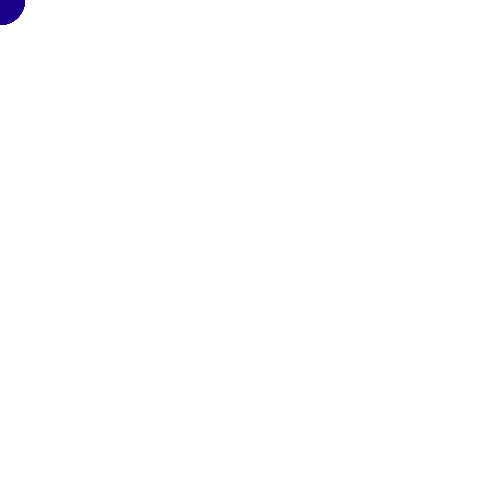
Frame 1 (no input)
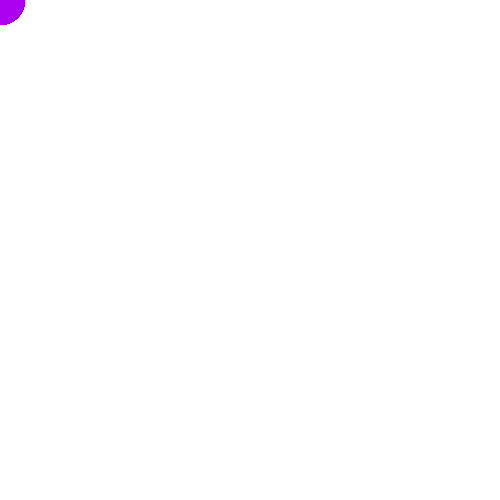
Frame 60 (the mouse pressed at the canvas centre just before this capture)
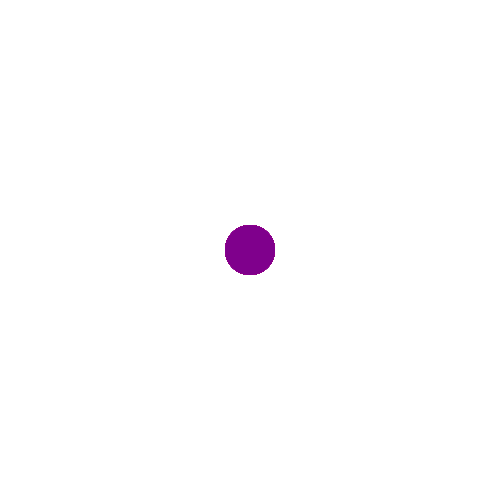
Frame 120 (the mouse held since frame 60 and released just before this capture)

The Processing sketch that drew these frames (run headless with seeded random() and noise(); from frame 60 on, the mouse is pressed at the canvas centre):

// Processing sketch: Aug8_Class2A
// ── Aug8_Class2A.pde
int numPos = 50;
int [] xPos = new int[numPos];
int [] yPos = new int[numPos];

void setup(){
  size(500, 500);
  smooth();
  noStroke();
  

  for(int i=0; i<numPos; i++){
    xPos[i] = 0;
    yPos[i] = 0;
  }
}

void draw(){
  background(255);
  for(int i = 0; i < numPos - 1; i++){
    xPos[i] = xPos[i+1];
    yPos[i] = yPos[i+1];
  }
  
  xPos[numPos-1] = mouseX;
  yPos[numPos-1] = mouseY;
  
  for(int i = 0; i < numPos; i++){
    fill(random(255), random(0), random(255));
    ellipse(xPos[i], yPos[i], 50, 50);
  }
  
}
